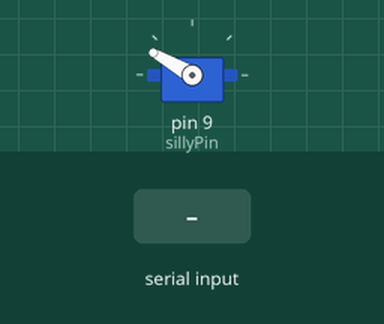
This sketch was run on a simulated Arduino Uno, built with avr-gcc and run on an emulated ATmega328P. On the bench: servo. The inputs (shaded band) are chosen by the test bench.

Above: at 1.2 s.
1.3 s: "launch\n" received over Serial
At 1.7 s:
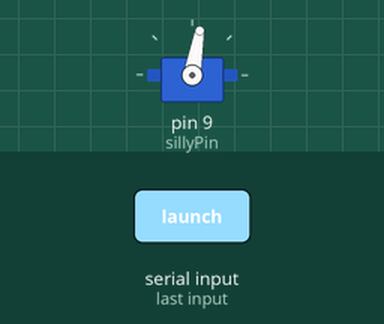
Timing chart, 0 to 4.3 s (numbered marks = the images above; inputs shaded):
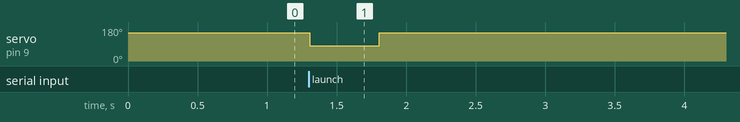

Measured:
- after the input at 1.3 s, servo on pin 9 (sillyPin): 150° → 80° at once, → 150° 0.50 s later

The sketch:

servoserial.ino
```cpp
#include <Servo.h>
Servo sillyServo;

String inputString = "";
bool stringComplete = false;
int sillyPin = 9;
int servoOff = 150;
int servoOn = 80;

void setup() {

  sillyServo.attach(sillyPin);
  sillyServo.write(servoOff);

  Serial.begin(9600);

  inputString.reserve(200);
}

void loop() {
  if (stringComplete) {
      inputString.trim();
      if(inputString == "launch"){
        launch();
      }
    inputString = "";
    stringComplete = false;
  }
}


void serialEvent() {
  while (Serial.available()) {
    char inChar = (char)Serial.read();

    inputString += inChar;

    if (inChar == '\n') {
      stringComplete = true;
    }
  }
}

void launch(){
  sillyServo.write(servoOn);
  delay(500); // length of time silly can is presses
  sillyServo.write(servoOff);
}
```
